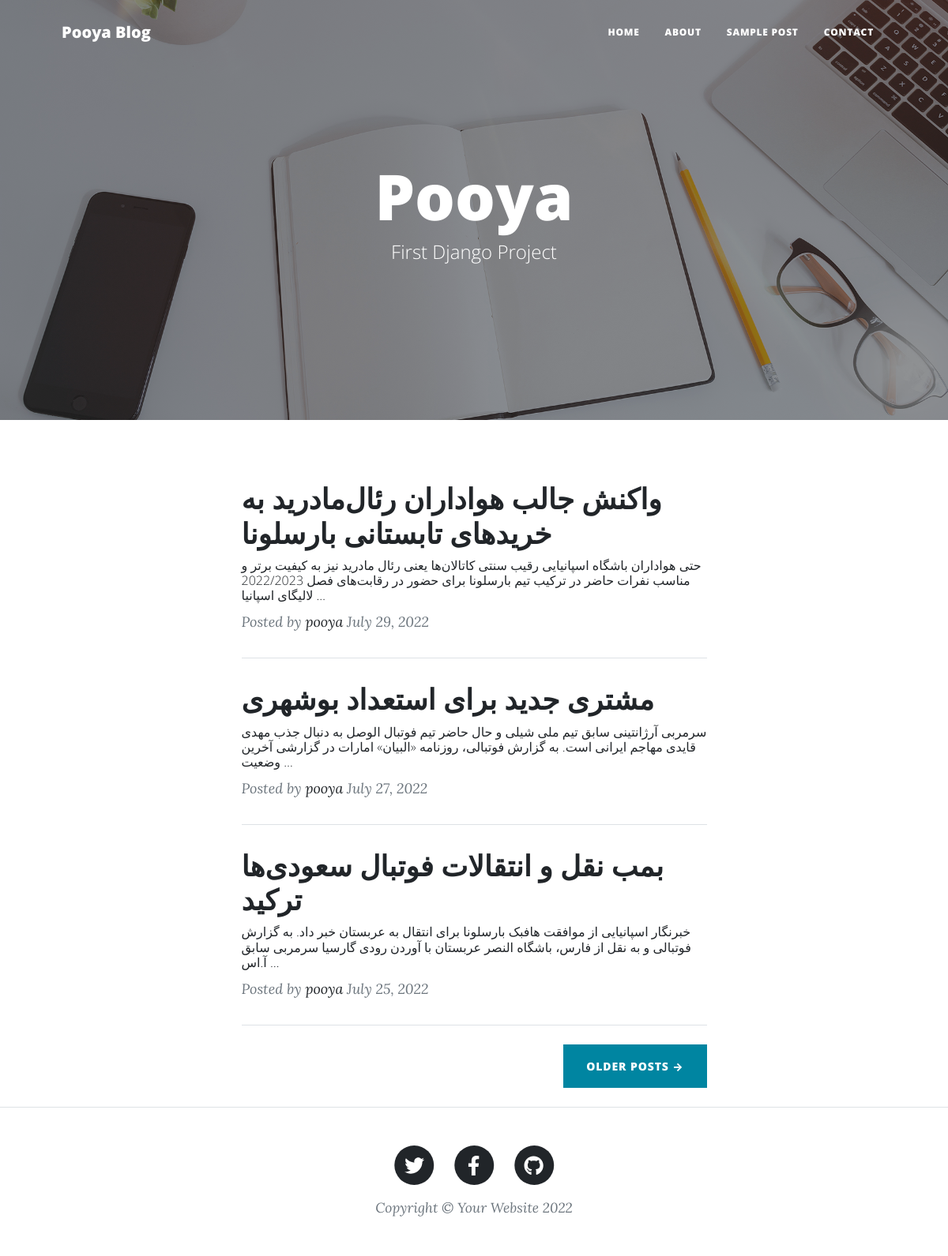
The app's page /, older data.
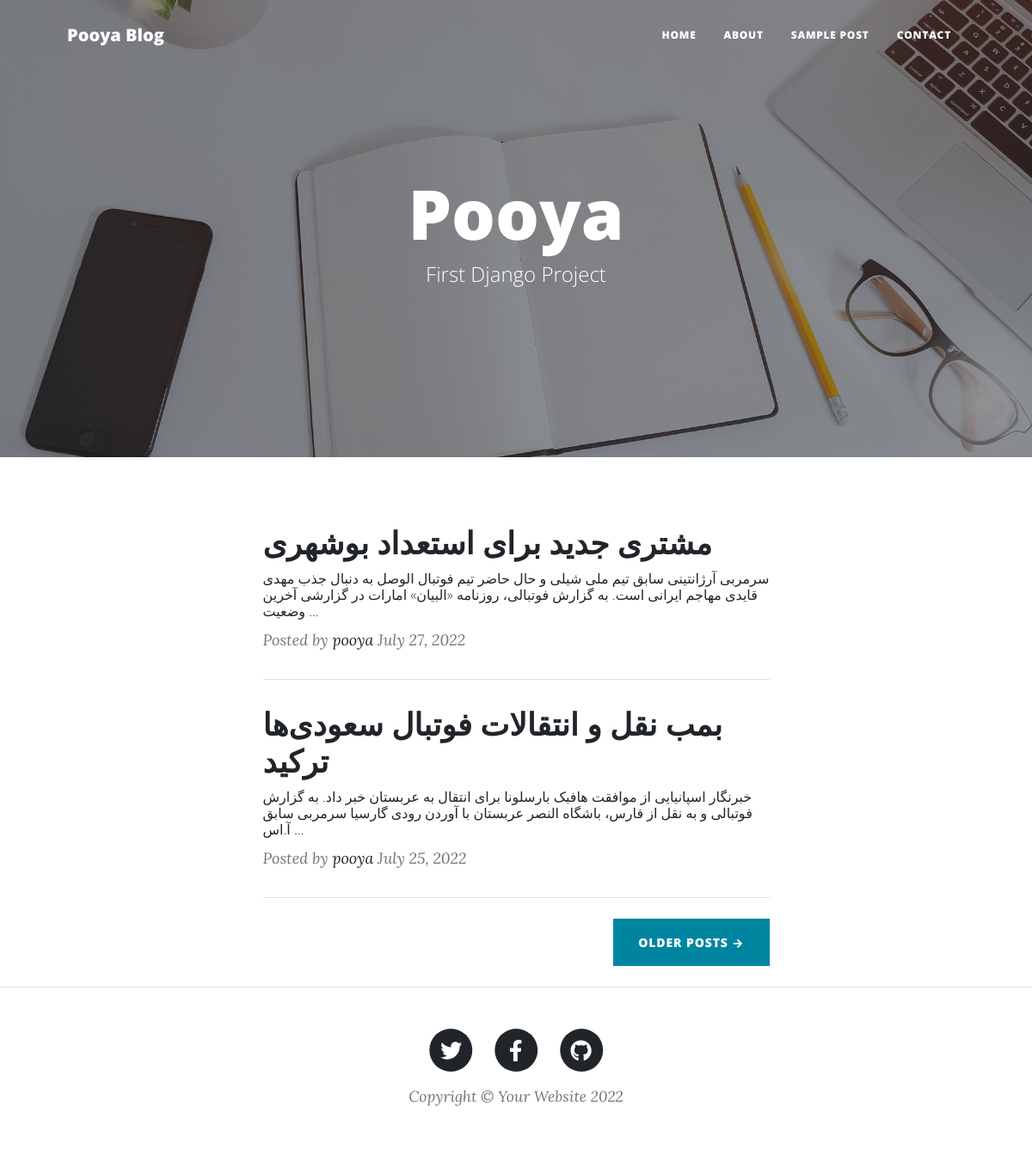
The same page, newer data.
### blog/models.py (models this page shows)
class Article(models.Model):
    STATUS_CHOICES = (
        ('d', 'Draft'),
        ('p', 'Published')
        )
    title = models.CharField(max_length = 200)
    slug = models.SlugField(max_length = 100, unique = True)
    category = models.ManyToManyField(Category , verbose_name = 'category' )
    description = models.TextField()
    thumbnail = models.ImageField(upload_to = 'images')
    publish = models.DateField(default = timezone.now)
    created = models.DateField(auto_now_add = True)
    created = models.DateField(auto_now = True)
    status = models.CharField(max_length = 1, choices = STATUS_CHOICES)

### blog/views.py (the view)
# urls.py: path('',home, name = "home"),
def home(request):
    context = {
        'articles': Article.objects.filter(status = 'p').order_by('-publish')
    }
    return render(request, 'blog/home.html', context)

### blog/templates/blog/home.html
{% extends 'blog/base.html' %}
{% load static %}
{% block main %}
<!DOCTYPE html>
<html lang="en">
    <header class="masthead" style="background-image: url('{% static "blog/assets/img/home-bg.jpg" %}')">
        <div class="container position-relative px-4 px-lg-5">
            <div class="row gx-4 gx-lg-5 justify-content-center">
                <div class="col-md-10 col-lg-8 col-xl-7">
                    <div class="site-heading">
                        <h1>Pooya</h1>
                        <span class="subheading">First Django Project</span>
                    </div>
                </div>
            </div>
        </div>
    </header>
    <head>
        <div class="container px-4 px-lg-5">
            <div class="row gx-4 gx-lg-5 justify-content-center">
                <div class="col-md-10 col-lg-8 col-xl-7">
                {% for article in articles %}
                    <div class="post-preview">
                        <a href="article/{{article.slug}}">
                            <h5 class="post-title">{{article.title}}</h5>
                            <h6 class="post-subtitle">{{article.description|truncatewords:30}}</h6>
                        </a>
                        <p class="post-meta">
                            Posted by
                            <a href="#!">pooya</a>
                            {{article.publish}}
                        </p>
                    </div>
                    <hr class="my-4" />
                {% endfor %}
                    <div class="d-flex justify-content-end mb-4"><a class="btn btn-primary text-uppercase" href="#!">Older Posts →</a></div>
                </div>
            </div>
        </div>
{% endblock %}

Row changes from the older to the newer data that the page shows:
no longer on this page (row edited): Article: title "واکنش جالب هواداران رئال‌مادرید به خریدهای تابستانی بارسلونا", description "حتی هواداران باشگاه اسپانیایی رقیب سنتی کاتالان‌ها یعنی رئال مادرید نیز به کیفیت برتر و مناسب نفرات حاضر در ترکیب تیم بارسلونا برای حضور در رقابت‌های فصل 2022/2023 لالیگای اسپانیا …", publish "July 29, 2022"
